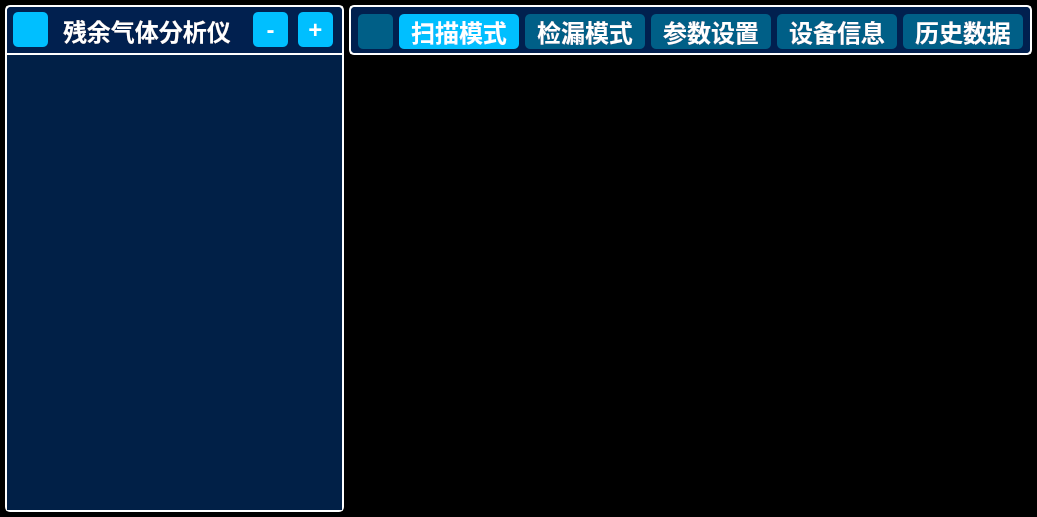
<?xml version="1.0" encoding="UTF-8"?>
<ui version="4.0">
 <class>home</class>
 <widget class="QWidget" name="home">
  <property name="geometry">
   <rect>
    <x>0</x>
    <y>0</y>
    <width>1025</width>
    <height>517</height>
   </rect>
  </property>
  <property name="windowTitle">
   <string>Form</string>
  </property>
  <property name="styleSheet">
   <string notr="true">#home{
	background-color: rgb(0, 0, 0);
}

QWidget
{
color: rgb(255, 255, 255);
}</string>
  </property>
  <layout class="QHBoxLayout" name="horizontalLayout">
   <property name="spacing">
    <number>5</number>
   </property>
   <property name="leftMargin">
    <number>5</number>
   </property>
   <property name="topMargin">
    <number>5</number>
   </property>
   <property name="rightMargin">
    <number>5</number>
   </property>
   <property name="bottomMargin">
    <number>5</number>
   </property>
   <item>
    <widget class="QWidget" name="RGA_Device_Page" native="true">
     <property name="sizePolicy">
      <sizepolicy hsizetype="Minimum" vsizetype="Minimum">
       <horstretch>0</horstretch>
       <verstretch>0</verstretch>
      </sizepolicy>
     </property>
     <property name="styleSheet">
      <string notr="true">#RGA_Device_Page{
	background-color: rgb(1, 32, 79);
    border-radius: 5px; 
    border:2px solid rgb(255, 255, 255);
}</string>
     </property>
     <layout class="QVBoxLayout" name="verticalLayout">
      <property name="spacing">
       <number>0</number>
      </property>
      <property name="leftMargin">
       <number>2</number>
      </property>
      <property name="topMargin">
       <number>0</number>
      </property>
      <property name="rightMargin">
       <number>2</number>
      </property>
      <property name="bottomMargin">
       <number>2</number>
      </property>
      <item>
       <widget class="QFrame" name="RGA_Menu">
        <property name="sizePolicy">
         <sizepolicy hsizetype="Fixed" vsizetype="Fixed">
          <horstretch>0</horstretch>
          <verstretch>0</verstretch>
         </sizepolicy>
        </property>
        <property name="minimumSize">
         <size>
          <width>335</width>
          <height>50</height>
         </size>
        </property>
        <property name="maximumSize">
         <size>
          <width>335</width>
          <height>50</height>
         </size>
        </property>
        <property name="styleSheet">
         <string notr="true">#RGA_Menu{

   border-left: 0; /* 左边边框宽度为0 */
    border-right: 0; /* 右边边框宽度为0 */
    border-top: 0; /* 顶部边框宽度为0 */
    border-bottom: 2px solid rgb(255, 255, 255); /* 底部边框宽度为1像素，颜色为黑色 */
}

QPushButton {
    /* 正常状态下的样式 */
	font: 700 18pt &quot;Microsoft YaHei UI&quot;;
 color:rgb(255, 255, 255);
 background-color: #00BFFF;
    border-radius: 5px; 
}

QPushButton:hover {
    /* 鼠标悬停状态下的样式 */
    background-color:#87CEFA; /* 悬停状态下的背景颜色 */
}</string>
        </property>
        <property name="frameShape">
         <enum>QFrame::StyledPanel</enum>
        </property>
        <property name="frameShadow">
         <enum>QFrame::Raised</enum>
        </property>
        <layout class="QHBoxLayout" name="horizontalLayout_2">
         <property name="spacing">
          <number>0</number>
         </property>
         <property name="leftMargin">
          <number>4</number>
         </property>
         <property name="topMargin">
          <number>4</number>
         </property>
         <property name="rightMargin">
          <number>4</number>
         </property>
         <property name="bottomMargin">
          <number>2</number>
         </property>
         <item>
          <spacer name="horizontalSpacer_6">
           <property name="orientation">
            <enum>Qt::Horizontal</enum>
           </property>
           <property name="sizeType">
            <enum>QSizePolicy::Fixed</enum>
           </property>
           <property name="sizeHint" stdset="0">
            <size>
             <width>2</width>
             <height>20</height>
            </size>
           </property>
          </spacer>
         </item>
         <item>
          <widget class="QPushButton" name="Hide_RGA_PushButton">
           <property name="sizePolicy">
            <sizepolicy hsizetype="Fixed" vsizetype="Fixed">
             <horstretch>0</horstretch>
             <verstretch>0</verstretch>
            </sizepolicy>
           </property>
           <property name="minimumSize">
            <size>
             <width>35</width>
             <height>35</height>
            </size>
           </property>
           <property name="maximumSize">
            <size>
             <width>35</width>
             <height>35</height>
            </size>
           </property>
           <property name="font">
            <font>
             <family>Microsoft YaHei UI</family>
             <pointsize>18</pointsize>
             <italic>false</italic>
             <bold>true</bold>
            </font>
           </property>
           <property name="styleSheet">
            <string notr="true"/>
           </property>
           <property name="text">
            <string/>
           </property>
           <property name="icon">
            <iconset resource="icon.qrc">
             <normaloff>:/new/prefix1/icon/hide.png</normaloff>:/new/prefix1/icon/hide.png</iconset>
           </property>
           <property name="iconSize">
            <size>
             <width>20</width>
             <height>20</height>
            </size>
           </property>
          </widget>
         </item>
         <item>
          <spacer name="horizontalSpacer">
           <property name="orientation">
            <enum>Qt::Horizontal</enum>
           </property>
           <property name="sizeType">
            <enum>QSizePolicy::Fixed</enum>
           </property>
           <property name="sizeHint" stdset="0">
            <size>
             <width>15</width>
             <height>20</height>
            </size>
           </property>
          </spacer>
         </item>
         <item>
          <widget class="QLabel" name="label">
           <property name="font">
            <font>
             <pointsize>18</pointsize>
             <bold>true</bold>
            </font>
           </property>
           <property name="text">
            <string>残余气体分析仪</string>
           </property>
          </widget>
         </item>
         <item>
          <spacer name="horizontalSpacer_5">
           <property name="orientation">
            <enum>Qt::Horizontal</enum>
           </property>
           <property name="sizeType">
            <enum>QSizePolicy::Fixed</enum>
           </property>
           <property name="sizeHint" stdset="0">
            <size>
             <width>10</width>
             <height>20</height>
            </size>
           </property>
          </spacer>
         </item>
         <item>
          <widget class="QPushButton" name="Remove_RGA_PushButton">
           <property name="sizePolicy">
            <sizepolicy hsizetype="Fixed" vsizetype="Fixed">
             <horstretch>0</horstretch>
             <verstretch>0</verstretch>
            </sizepolicy>
           </property>
           <property name="minimumSize">
            <size>
             <width>35</width>
             <height>35</height>
            </size>
           </property>
           <property name="maximumSize">
            <size>
             <width>35</width>
             <height>35</height>
            </size>
           </property>
           <property name="font">
            <font>
             <family>Microsoft YaHei UI</family>
             <pointsize>18</pointsize>
             <italic>false</italic>
             <bold>true</bold>
            </font>
           </property>
           <property name="text">
            <string>-</string>
           </property>
          </widget>
         </item>
         <item>
          <spacer name="horizontalSpacer_4">
           <property name="orientation">
            <enum>Qt::Horizontal</enum>
           </property>
           <property name="sizeType">
            <enum>QSizePolicy::Fixed</enum>
           </property>
           <property name="sizeHint" stdset="0">
            <size>
             <width>10</width>
             <height>20</height>
            </size>
           </property>
          </spacer>
         </item>
         <item>
          <widget class="QPushButton" name="Add_RGA_PushButton">
           <property name="sizePolicy">
            <sizepolicy hsizetype="Fixed" vsizetype="Fixed">
             <horstretch>0</horstretch>
             <verstretch>0</verstretch>
            </sizepolicy>
           </property>
           <property name="minimumSize">
            <size>
             <width>35</width>
             <height>35</height>
            </size>
           </property>
           <property name="maximumSize">
            <size>
             <width>35</width>
             <height>35</height>
            </size>
           </property>
           <property name="font">
            <font>
             <family>Microsoft YaHei UI</family>
             <pointsize>18</pointsize>
             <italic>false</italic>
             <bold>true</bold>
            </font>
           </property>
           <property name="text">
            <string>+</string>
           </property>
          </widget>
         </item>
         <item>
          <spacer name="horizontalSpacer_3">
           <property name="orientation">
            <enum>Qt::Horizontal</enum>
           </property>
           <property name="sizeType">
            <enum>QSizePolicy::Fixed</enum>
           </property>
           <property name="sizeHint" stdset="0">
            <size>
             <width>5</width>
             <height>20</height>
            </size>
           </property>
          </spacer>
         </item>
        </layout>
       </widget>
      </item>
      <item>
       <widget class="QListWidget" name="RGA_listWidget">
        <property name="sizePolicy">
         <sizepolicy hsizetype="Fixed" vsizetype="Preferred">
          <horstretch>0</horstretch>
          <verstretch>0</verstretch>
         </sizepolicy>
        </property>
        <property name="minimumSize">
         <size>
          <width>335</width>
          <height>0</height>
         </size>
        </property>
        <property name="maximumSize">
         <size>
          <width>335</width>
          <height>16777215</height>
         </size>
        </property>
        <property name="font">
         <font>
          <bold>false</bold>
         </font>
        </property>
        <property name="focusPolicy">
         <enum>Qt::ClickFocus</enum>
        </property>
        <property name="styleSheet">
         <string notr="true">QListWidget
{
	background-color: #012047;
 border:none;
    outline: none;
}


QListWidget::item
{
   background-color: #005F87;
   width:320px;
   height:65px;
   border-radius: 10px; 
    border:none; /* 边框颜色 */
   margin-top: 5px;
   margin-bottom: 2px;
   margin-left: 5px;
   margin-right: 5px;
}


QListWidget::item:hover
{
    background-color:#87CEFA; /* 悬停状态下的背景颜色 */
}

QListWidget::item:selected
{
   outline: 0px;
  background-color: rgb(26, 200, 255); /* 更亮的蓝色 */
}

QListWidget::item:selected:!active
{
  background-color: rgb(26, 200, 255);; /* 更亮的蓝色 */
}

</string>
        </property>
       </widget>
      </item>
     </layout>
    </widget>
   </item>
   <item>
    <widget class="QWidget" name="Display_Page" native="true">
     <property name="sizePolicy">
      <sizepolicy hsizetype="Preferred" vsizetype="Preferred">
       <horstretch>0</horstretch>
       <verstretch>0</verstretch>
      </sizepolicy>
     </property>
     <property name="styleSheet">
      <string notr="true"/>
     </property>
     <layout class="QVBoxLayout" name="verticalLayout_2">
      <property name="spacing">
       <number>3</number>
      </property>
      <property name="leftMargin">
       <number>0</number>
      </property>
      <property name="topMargin">
       <number>0</number>
      </property>
      <property name="rightMargin">
       <number>0</number>
      </property>
      <property name="bottomMargin">
       <number>0</number>
      </property>
      <item>
       <widget class="QWidget" name="Menu_Widget" native="true">
        <property name="sizePolicy">
         <sizepolicy hsizetype="Expanding" vsizetype="Fixed">
          <horstretch>0</horstretch>
          <verstretch>0</verstretch>
         </sizepolicy>
        </property>
        <property name="minimumSize">
         <size>
          <width>0</width>
          <height>50</height>
         </size>
        </property>
        <property name="maximumSize">
         <size>
          <width>16777215</width>
          <height>50</height>
         </size>
        </property>
        <property name="styleSheet">
         <string notr="true">#Menu_Widget{
	background-color: rgb(1, 32, 79);
    border-radius: 5px; 
    border:2px solid rgb(255, 255, 255);
}

QPushButton {
    /* 正常状态下的样式 */
	font: 700 18pt &quot;Microsoft YaHei UI&quot;;
   color:rgb(255, 255, 255);
   background-color: #005F87;
    border-radius: 5px; 
}

QPushButton:hover {
    /* 鼠标悬停状态下的样式 */
    background-color:#87CEFA; /* 悬停状态下的背景颜色 */
}

QPushButton:pressed,QPushButton::checked {
    background-color: #00BFFF; /* 选中后的颜色 */
    color: white; /* 选中后的字体颜色 */
}</string>
        </property>
        <layout class="QHBoxLayout" name="horizontalLayout_3">
         <item>
          <widget class="QPushButton" name="Show_RGA_PushButton">
           <property name="sizePolicy">
            <sizepolicy hsizetype="Fixed" vsizetype="Fixed">
             <horstretch>0</horstretch>
             <verstretch>0</verstretch>
            </sizepolicy>
           </property>
           <property name="minimumSize">
            <size>
             <width>35</width>
             <height>35</height>
            </size>
           </property>
           <property name="maximumSize">
            <size>
             <width>35</width>
             <height>35</height>
            </size>
           </property>
           <property name="font">
            <font>
             <family>Microsoft YaHei UI</family>
             <pointsize>18</pointsize>
             <italic>false</italic>
             <bold>true</bold>
            </font>
           </property>
           <property name="styleSheet">
            <string notr="true"/>
           </property>
           <property name="text">
            <string/>
           </property>
           <property name="icon">
            <iconset resource="icon.qrc">
             <normaloff>:/new/prefix1/icon/show.png</normaloff>:/new/prefix1/icon/show.png</iconset>
           </property>
           <property name="iconSize">
            <size>
             <width>20</width>
             <height>20</height>
            </size>
           </property>
          </widget>
         </item>
         <item>
          <widget class="QPushButton" name="Sweep_Mode_PushButton">
           <property name="sizePolicy">
            <sizepolicy hsizetype="Fixed" vsizetype="Fixed">
             <horstretch>0</horstretch>
             <verstretch>0</verstretch>
            </sizepolicy>
           </property>
           <property name="minimumSize">
            <size>
             <width>120</width>
             <height>35</height>
            </size>
           </property>
           <property name="maximumSize">
            <size>
             <width>120</width>
             <height>35</height>
            </size>
           </property>
           <property name="font">
            <font>
             <family>Microsoft YaHei UI</family>
             <pointsize>18</pointsize>
             <italic>false</italic>
             <bold>true</bold>
            </font>
           </property>
           <property name="styleSheet">
            <string notr="true"/>
           </property>
           <property name="text">
            <string>扫描模式</string>
           </property>
           <property name="checkable">
            <bool>true</bool>
           </property>
           <property name="checked">
            <bool>true</bool>
           </property>
           <property name="autoExclusive">
            <bool>true</bool>
           </property>
          </widget>
         </item>
         <item>
          <widget class="QPushButton" name="Leak_Mode_PushButton">
           <property name="sizePolicy">
            <sizepolicy hsizetype="Fixed" vsizetype="Fixed">
             <horstretch>0</horstretch>
             <verstretch>0</verstretch>
            </sizepolicy>
           </property>
           <property name="minimumSize">
            <size>
             <width>120</width>
             <height>35</height>
            </size>
           </property>
           <property name="maximumSize">
            <size>
             <width>120</width>
             <height>35</height>
            </size>
           </property>
           <property name="font">
            <font>
             <family>Microsoft YaHei UI</family>
             <pointsize>18</pointsize>
             <italic>false</italic>
             <bold>true</bold>
            </font>
           </property>
           <property name="styleSheet">
            <string notr="true"/>
           </property>
           <property name="text">
            <string>检漏模式</string>
           </property>
           <property name="iconSize">
            <size>
             <width>20</width>
             <height>20</height>
            </size>
           </property>
           <property name="checkable">
            <bool>true</bool>
           </property>
           <property name="checked">
            <bool>false</bool>
           </property>
           <property name="autoExclusive">
            <bool>true</bool>
           </property>
          </widget>
         </item>
         <item>
          <widget class="QPushButton" name="Show_RGA_PushButton_4">
           <property name="sizePolicy">
            <sizepolicy hsizetype="Fixed" vsizetype="Fixed">
             <horstretch>0</horstretch>
             <verstretch>0</verstretch>
            </sizepolicy>
           </property>
           <property name="minimumSize">
            <size>
             <width>120</width>
             <height>35</height>
            </size>
           </property>
           <property name="maximumSize">
            <size>
             <width>120</width>
             <height>35</height>
            </size>
           </property>
           <property name="font">
            <font>
             <family>Microsoft YaHei UI</family>
             <pointsize>18</pointsize>
             <italic>false</italic>
             <bold>true</bold>
            </font>
           </property>
           <property name="styleSheet">
            <string notr="true"/>
           </property>
           <property name="text">
            <string>参数设置</string>
           </property>
           <property name="iconSize">
            <size>
             <width>20</width>
             <height>20</height>
            </size>
           </property>
           <property name="checkable">
            <bool>true</bool>
           </property>
           <property name="checked">
            <bool>false</bool>
           </property>
           <property name="autoExclusive">
            <bool>true</bool>
           </property>
          </widget>
         </item>
         <item>
          <widget class="QPushButton" name="Show_RGA_PushButton_5">
           <property name="sizePolicy">
            <sizepolicy hsizetype="Fixed" vsizetype="Fixed">
             <horstretch>0</horstretch>
             <verstretch>0</verstretch>
            </sizepolicy>
           </property>
           <property name="minimumSize">
            <size>
             <width>120</width>
             <height>35</height>
            </size>
           </property>
           <property name="maximumSize">
            <size>
             <width>120</width>
             <height>35</height>
            </size>
           </property>
           <property name="font">
            <font>
             <family>Microsoft YaHei UI</family>
             <pointsize>18</pointsize>
             <italic>false</italic>
             <bold>true</bold>
            </font>
           </property>
           <property name="styleSheet">
            <string notr="true"/>
           </property>
           <property name="text">
            <string>设备信息</string>
           </property>
           <property name="iconSize">
            <size>
             <width>20</width>
             <height>20</height>
            </size>
           </property>
           <property name="checkable">
            <bool>true</bool>
           </property>
           <property name="checked">
            <bool>false</bool>
           </property>
           <property name="autoExclusive">
            <bool>true</bool>
           </property>
          </widget>
         </item>
         <item>
          <widget class="QPushButton" name="Show_RGA_PushButton_6">
           <property name="sizePolicy">
            <sizepolicy hsizetype="Fixed" vsizetype="Fixed">
             <horstretch>0</horstretch>
             <verstretch>0</verstretch>
            </sizepolicy>
           </property>
           <property name="minimumSize">
            <size>
             <width>120</width>
             <height>35</height>
            </size>
           </property>
           <property name="maximumSize">
            <size>
             <width>120</width>
             <height>35</height>
            </size>
           </property>
           <property name="font">
            <font>
             <family>Microsoft YaHei UI</family>
             <pointsize>18</pointsize>
             <italic>false</italic>
             <bold>true</bold>
            </font>
           </property>
           <property name="styleSheet">
            <string notr="true"/>
           </property>
           <property name="text">
            <string>历史数据</string>
           </property>
           <property name="iconSize">
            <size>
             <width>20</width>
             <height>20</height>
            </size>
           </property>
           <property name="checkable">
            <bool>true</bool>
           </property>
           <property name="checked">
            <bool>false</bool>
           </property>
           <property name="autoExclusive">
            <bool>true</bool>
           </property>
          </widget>
         </item>
         <item>
          <spacer name="horizontalSpacer_2">
           <property name="orientation">
            <enum>Qt::Horizontal</enum>
           </property>
           <property name="sizeHint" stdset="0">
            <size>
             <width>40</width>
             <height>20</height>
            </size>
           </property>
          </spacer>
         </item>
        </layout>
       </widget>
      </item>
      <item>
       <widget class="QStackedWidget" name="Display_stackedWidget">
        <property name="styleSheet">
         <string notr="true">#Display_stackedWidget{

    border-radius: 5px; 
}
</string>
        </property>
       </widget>
      </item>
     </layout>
    </widget>
   </item>
  </layout>
 </widget>
 <resources>
  <include location="icon.qrc"/>
 </resources>
 <connections/>
</ui>
